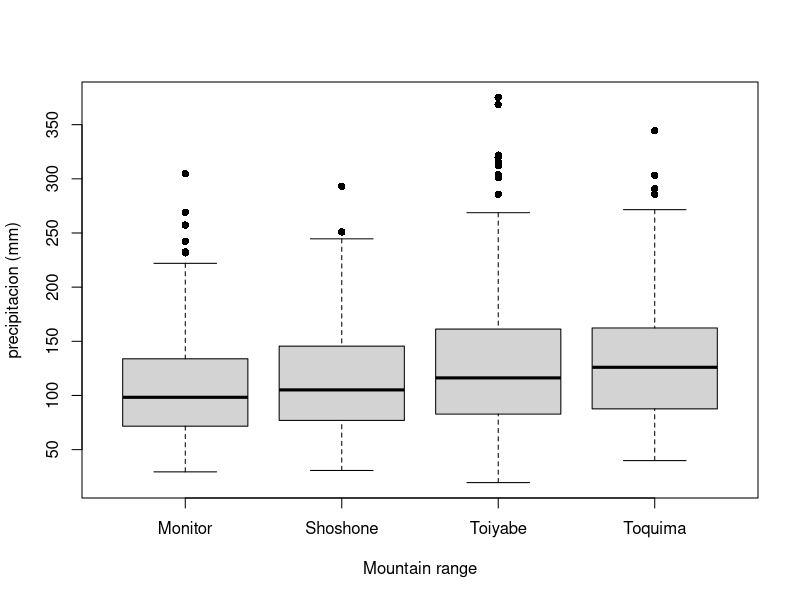

R code for this plot: (Note: this script raises an error after producing the figure.)
### Curso Taller de R para investigadores 
### Script parte 2 - modelos lineales parte 2

# cargamos los paquetes de funciones que usaremos
library(ggplot2)

# para replicar los mismos resultados en cada participante
# usamos set.seed para que cada generacion aleatoria
# nos entregue los exactos mismos resultados
set.seed(111)

## ANOVA

# datos de la variable respuesta continua: 
# precipitación, temperatura mínima y temperatura máxima
# cargamos los datos
predictores <- read.csv("data/predictor_variables.csv", stringsAsFactors = FALSE)

# datos de la variable respuesta continua: precipitación
# variables predictoras categoricas: canyon or mountain range
train_data <- data.frame(precipitacion = predictores$precipitation,
                         mountain_range = predictores$mountain_range)

### visualizar los datos
boxplot(precipitacion ~ mountain_range, 
        data = train_data, 
        pch = 16, 
        xlab = "Mountain range", ylab = "precipitacion (mm)")


# ajustar el modelo
mod <- lm(precipitacion ~ mountain_range, data = train_data)

# chequeo visual de los resultados
check_model(mod)

# `summarise` es una función para reportar un resumen del modelo
summary(mod)
# se puede ver que el modelo uso montana "Monitor" como nivel defecto

levels(train_data$mountain_range)
levels(as.factor(train_data$mountain_range))
# Monitor es el primer nivel

# tambien podemos usar el funcione para ANOVA directo
summary(aov(precipitacion ~ mountain_range, data = train_data))

# los niveles son un poco desbalanceado
table(train_data$mountain_range)

# si cambiamos el orden, vamos a tener una montana diferente como defecto:
train_data$mountain_range <- factor(train_data$mountain_range, 
                                    levels = c('Shoshone', 'Monitor', 
                                               'Toiyabe', 'Toquima'))

mod <- lm(precipitacion ~ mountain_range, data = train_data)
summary(mod)

## podemos visualizar como el modelo entiende niveles de variables categoricas
# viendo la matriz
model.matrix(~ mountain_range, data = train_data)

# t-test 
# convertir las niveles de montana de 4 a 2 para hacer ttest
train_data$region <- ifelse(train_data$mountain_range %in% 
                              c("Monitor", "Toquima"), "East", "West")
# ifelse(condición, hacer esto si es VERDAD, 
#       hacer esto otro si es FALSO)

tmod <- t.test(precipitacion ~ region, data = train_data)
tmod

### Mas variables predictoras
# vamos a mirar la corelacion entre 
# mismo como round(cor(predictor_variables), 2)
predictor_variables <- predictores[, c(7, 8, 15)]
cor_pred <- cor(predictor_variables)
cor_mat <- round(cor_pred, 2)
corrplot::corrplot(cor_mat, 
                   type = "lower", 
                   method = 'number')

# solucion: sacar variables hasta que ninguna tienen alta correlación

# variables predictoras - transformaciones para normalizar
hist(predictores$elevation_m)
hist(predictores$terrain_ruggedness)
# se ven bien

train_data$terrain_ruggedness <- predictores$terrain_ruggedness
train_data$elevacion <- predictores$elevation_m

mod_multiple <- lm(precipitacion ~ elevacion + terrain_ruggedness, 
                   data = train_data)
summary(mod_multiple)
# tratamos de summarisar 
# precipitacion ~ -144.8 + 0.108*elevacion + 0.02916*terrain_ruggedness 
                  # + N(0, 51.39)

mod_multiple2 <- lm(precipitacion ~ elevacion + terrain_ruggedness + mountain_range, 
                   data = train_data)
summary(mod_multiple2)
plot(terrain_ruggedness ~ mountain_range, data = train_data)

# es buen practica estandardizar variables predictoras continuas 
train_data <- train_data |>
  dplyr::mutate(scaled_elevacion = scale(elevacion),
                scaled_terrain_ruggedness = scale(terrain_ruggedness))
names(train_data)

mod_scaled <- lm(precipitacion ~ scaled_elevacion + scaled_terrain_ruggedness, 
                 data = train_data)
summary(mod_scaled)
# podemos ver que el RSE y los R2 son los mismos
# los estimaciones de las variables cambiaron dado a la escala de las variables
# 1. es modelo convierge mas fácilmente cuando las variables están en la misma
# escala. 
# 2. Mas fácil comparar tamaño de los efectos 


### Múltiples variables predictoras: interacciones
plot(precipitacion ~ elevacion, data = train_data, 
     pch = 16, las = 1, bty = "l", cex = 0.9,
     col = alpha(col_palette[25], 0.8),
     xlab = "elevacion (m)", ylab = "precipitacion (mm)")
mod <- lm(precipitacion ~ elevacion * mountain_range,
          data = train_data)
for (i in seq_len(3))
  abline(coef(mod)[1] - i * 150, coef(mod)[2] + i * 0.07, 
         col = col_palette[floor(i * 75)], lwd = 3)

# recordamos que este formula es un truco para definir el modelo mas rápido
# pero esta descriviendo este modelo:
# precipitacion ~ intercepto + elevacion + montana + 
#                 elevacion * montana
